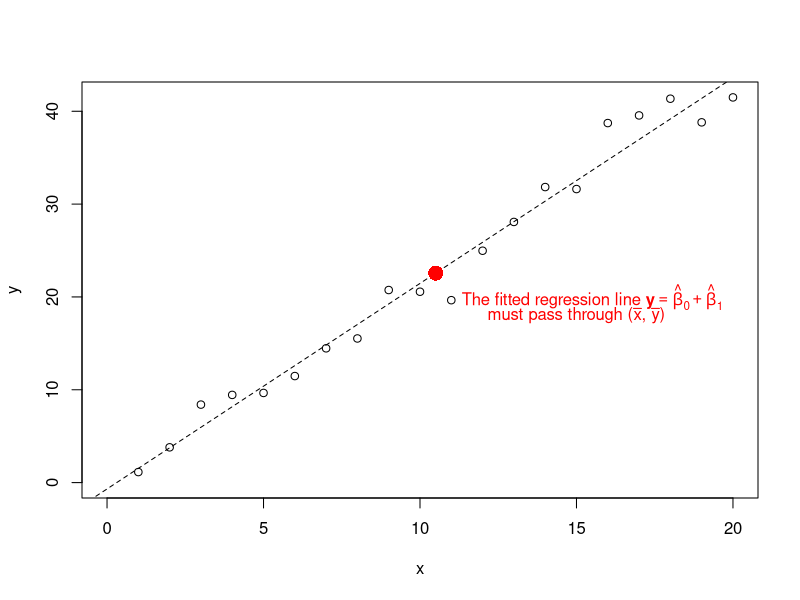
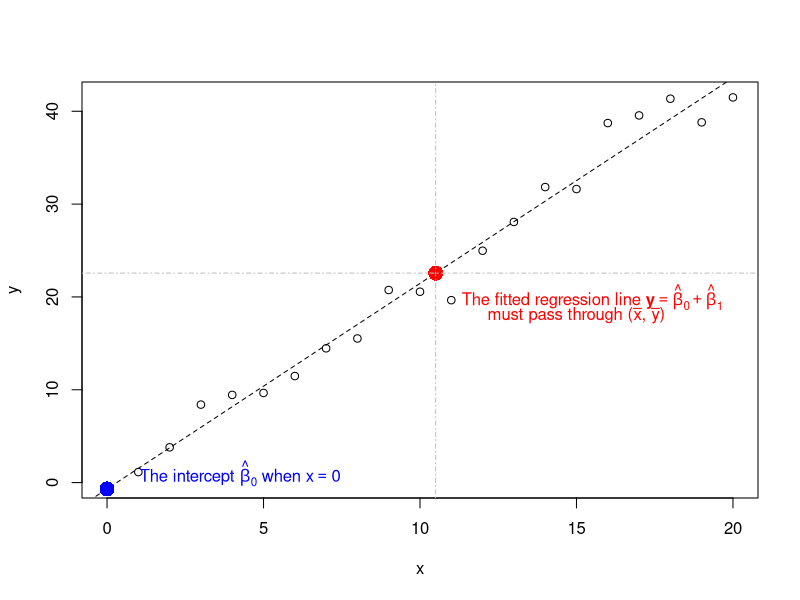
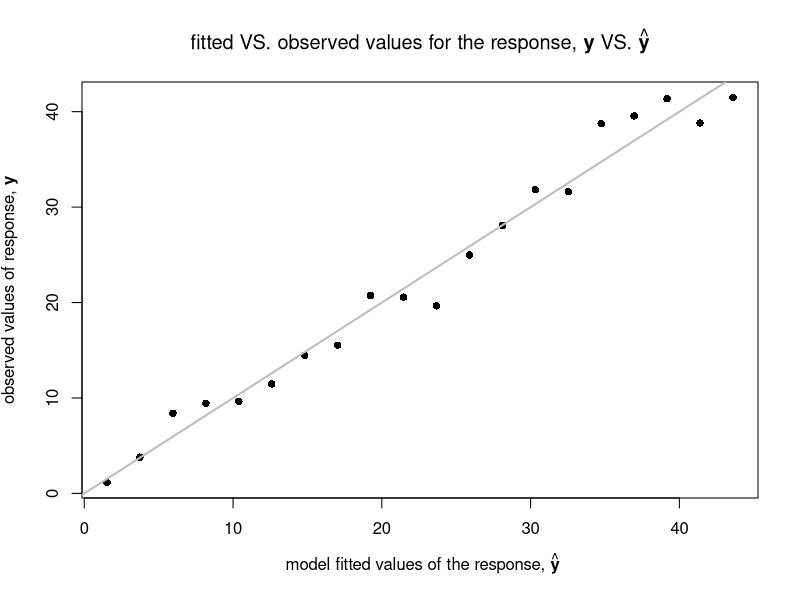

Write the R code that produced these figures, in order.
### R code from vignette source 'CSE891_March15th_LinearModelsParametersIntro.Rnw'

###################################################
### code chunk number 1: CSE891_March15th_LinearModelsParametersIntro.Rnw:8-10
###################################################
options(show.signif.stars=F)
options(digits=3)


###################################################
### code chunk number 2: CSE891_March15th_LinearModelsParametersIntro.Rnw:18-26
###################################################
x <- 1:20 # Our "x" values.  

beta_0 <- 2 # Our "real" intecept. We know it is real, because we decide it apriori!!!!

beta_1 <- 2 # this is our "real" slope

unexplained_sd <- 2 # This is the unaccounted for variation. 
 # Compare it to the residual standard error for a regression model.


###################################################
### code chunk number 3: CSE891_March15th_LinearModelsParametersIntro.Rnw:31-32
###################################################
y <- rnorm(x, mean= beta_0 + beta_1*x, sd=unexplained_sd) 


###################################################
### code chunk number 4: CSE891_March15th_LinearModelsParametersIntro.Rnw:40-47
###################################################
VarFunction <- function(x) {
	S.S <- sum((x-mean(x))^2)  # Sum of Squares
	variance <- (1/(length(x)-1))*S.S
	return(variance)
}

VarFunction(y)


###################################################
### code chunk number 5: CSE891_March15th_LinearModelsParametersIntro.Rnw:52-53
###################################################
var(y)


###################################################
### code chunk number 6: CSE891_March15th_LinearModelsParametersIntro.Rnw:59-66
###################################################
CovarianceFunction <- function(x,y) {
	sum.cross.products <- sum( (x-mean(x)) * (y-mean(y)) )  # Sum of cross products
	covariance <- (1/(length(x)-1))*sum.cross.products 
	return(covariance)
}

CovarianceFunction(x,y) 


###################################################
### code chunk number 7: CSE891_March15th_LinearModelsParametersIntro.Rnw:70-71
###################################################
cov(y,x)


###################################################
### code chunk number 8: CSE891_March15th_LinearModelsParametersIntro.Rnw:79-87
###################################################
CorrelationFunction <- function(x,y){
	sum.cross.products <- sum( (x-mean(x)) * (y-mean(y)) )  # Sum of cross products
	covariance <- (1/(length(x)-1))*sum.cross.products
	correlation <- covariance/(sd(x)*sd(y)) # scaled by the products of the standard deviations for x and y
	return(correlation)
}

CorrelationFunction(y,x)


###################################################
### code chunk number 9: CSE891_March15th_LinearModelsParametersIntro.Rnw:92-93
###################################################
cor(y,x)


###################################################
### code chunk number 10: CSE891_March15th_LinearModelsParametersIntro.Rnw:105-117
###################################################
plot(y~x, xlim=c(0, max(x)), ylim=c(0, max(y)) )
abline(lm(y~x), lty=2) # The best fit regression line

# add the mean of x and y as a point (red dot)
points(mean(x), mean(y), pch=16, col="red", cex=2)

# and some text to remind us of a very significant issue
text(x = 15.5, y = 20, col="red",
 expression(paste("The fitted regression line ", bold(y) == hat(beta)[0] + hat(beta)[1]))) 

text(x = 15, y = 18, col="red",
  expression(paste("must pass through " , "(",  bar(x), ", ", bar(y), ")")))


###################################################
### code chunk number 11: CSE891_March15th_LinearModelsParametersIntro.Rnw:125-126
###################################################
model.1 <- lm(y~x)


###################################################
### code chunk number 12: CSE891_March15th_LinearModelsParametersIntro.Rnw:131-132
###################################################
summary(model.1)


###################################################
### code chunk number 13: CSE891_March15th_LinearModelsParametersIntro.Rnw:144-146
###################################################
slope <- cov(y,x)/var(x)
slope


###################################################
### code chunk number 14: CSE891_March15th_LinearModelsParametersIntro.Rnw:151-154
###################################################
cross.product.xy <- sum( (x - mean(x))*(y - mean(y))) 
SS.x             <- sum( (x- mean(x))^2 ) 
(slope.alt       <- cross.product.xy / SS.x )


###################################################
### code chunk number 15: CSE891_March15th_LinearModelsParametersIntro.Rnw:159-161
###################################################
intercept <- mean(y) - slope*mean(x)
intercept 


###################################################
### code chunk number 16: CSE891_March15th_LinearModelsParametersIntro.Rnw:167-187
###################################################
plot(y~x, xlim=c(0, max(x)), ylim=c(0, max(y)) )
abline(lm(y~x), lty=2) # The best fit regression line

# add the mean of x and y as a point (red dot)
points(mean(x), mean(y), pch=16, col="red", cex=2)

abline(v=mean(x), lty=4, col="grey") # mean of x
abline(h=mean(y), lty=4, col="grey") # mean of y

points(x=0, y=intercept, col="blue", pch=16, cex=2)

text(x = 4.25, y =1, col="blue",
  expression(paste("The intercept ", hat(beta)[0], " when ",  x == 0)))

# and some text to remind us of a very significant issue
text(x = 15.5, y = 20, col="red",
 expression(paste("The fitted regression line ", bold(y) == hat(beta)[0] + hat(beta)[1]))) 

text(x = 15, y = 18, col="red",
  expression(paste("must pass through " , "(",  bar(x), ", ", bar(y), ")")))


###################################################
### code chunk number 17: CSE891_March15th_LinearModelsParametersIntro.Rnw:197-201
###################################################
mean(resid(model.1)) # ~ 0, explain why.

RSE <- sqrt(sum(resid(model.1)^2)/(length(y) - 2))
RSE


###################################################
### code chunk number 18: CSE891_March15th_LinearModelsParametersIntro.Rnw:210-213
###################################################
cor(y,x)^2
# Compare to
summary(model.1)$r.squared


###################################################
### code chunk number 19: CSE891_March15th_LinearModelsParametersIntro.Rnw:219-223
###################################################
anova(model.1)
model.SS <- anova(model.1)[1,2]
total.SS <- anova(model.1)[1,2] + anova(model.1)[2,2]
model.SS/total.SS


###################################################
### code chunk number 20: CSE891_March15th_LinearModelsParametersIntro.Rnw:228-230
###################################################
total.SS.alt <- sum( (y - mean(y))^2 )  # The total amount of variation (measured in SS) for y!
total.SS.alt


###################################################
### code chunk number 21: CSE891_March15th_LinearModelsParametersIntro.Rnw:238-240
###################################################
variance.explained <- var(y) - RSE^2 # Total variance - unexplained variance.
(R.adj <- variance.explained/var(y))


###################################################
### code chunk number 22: CSE891_March15th_LinearModelsParametersIntro.Rnw:256-264
###################################################
plot(y ~ fitted(model.1), pch = 16, 
  ylab  = expression(paste("observed values of response, ", bold(y))),
  xlab  = expression(paste(" model fitted values of the response, ", hat(bold(y)))),
  main  = expression(paste("fitted VS. observed values for the response, ", 
  bold(y), " VS. ", hat(bold(y)))))

# Now we can fit a  line of 1 to 1 correspondence
abline(a = 0, b =1, col ="grey", lwd=2)  


###################################################
### code chunk number 23: CSE891_March15th_LinearModelsParametersIntro.Rnw:273-274
###################################################
anova(model.1)


###################################################
### code chunk number 24: CSE891_March15th_LinearModelsParametersIntro.Rnw:280-281
###################################################
RSE^2


###################################################
### code chunk number 25: CSE891_March15th_LinearModelsParametersIntro.Rnw:288-293
###################################################
null.model <- lm( y ~ 1) 
summary(null.model) # This fits only one parameter, the sample mean of y
mean(y)

anova(null.model) 


###################################################
### code chunk number 26: CSE891_March15th_LinearModelsParametersIntro.Rnw:297-299
###################################################
null.model.SS <- anova(null.model)[1,2]
total.SS


###################################################
### code chunk number 27: CSE891_March15th_LinearModelsParametersIntro.Rnw:304-305
###################################################
(null.model.SS - model.SS) 


###################################################
### code chunk number 28: CSE891_March15th_LinearModelsParametersIntro.Rnw:312-313
###################################################
anova(null.model, model.1)


###################################################
### code chunk number 29: CSE891_March15th_LinearModelsParametersIntro.Rnw:317-318
###################################################
anova(model.1)


###################################################
### code chunk number 30: CSE891_March15th_LinearModelsParametersIntro.Rnw:324-325
###################################################
summary(model.1)


###################################################
### code chunk number 31: CSE891_March15th_LinearModelsParametersIntro.Rnw:334-336
###################################################
SE.slope <- sqrt(RSE^2/SS.x)
SE.slope


###################################################
### code chunk number 32: CSE891_March15th_LinearModelsParametersIntro.Rnw:340-341
###################################################
slope/SE.slope


###################################################
### code chunk number 33: CSE891_March15th_LinearModelsParametersIntro.Rnw:348-349
###################################################
confint(model.1)


###################################################
### code chunk number 34: CSE891_March15th_LinearModelsParametersIntro.Rnw:352-353
###################################################
model.1$coef


